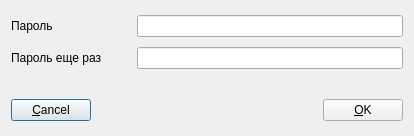
<?xml version="1.0" encoding="UTF-8"?>
<ui version="4.0">
 <class>ChangePasswordDialog</class>
 <widget class="QDialog" name="ChangePasswordDialog">
  <property name="geometry">
   <rect>
    <x>0</x>
    <y>0</y>
    <width>414</width>
    <height>136</height>
   </rect>
  </property>
  <property name="windowTitle">
   <string>Изменить пароль</string>
  </property>
  <property name="windowIcon">
   <iconset resource="resources.qrc">
    <normaloff>:/money_management.ico</normaloff>:/money_management.ico</iconset>
  </property>
  <layout class="QVBoxLayout" name="verticalLayout">
   <item>
    <layout class="QHBoxLayout" name="horizontalLayout">
     <item>
      <widget class="QLabel" name="lbPassword">
       <property name="minimumSize">
        <size>
         <width>120</width>
         <height>0</height>
        </size>
       </property>
       <property name="text">
        <string>Пароль</string>
       </property>
      </widget>
     </item>
     <item>
      <widget class="QLineEdit" name="lePassword">
       <property name="echoMode">
        <enum>QLineEdit::Password</enum>
       </property>
      </widget>
     </item>
    </layout>
   </item>
   <item>
    <layout class="QHBoxLayout" name="horizontalLayout_2">
     <item>
      <widget class="QLabel" name="lbPasswordAgain">
       <property name="minimumSize">
        <size>
         <width>120</width>
         <height>0</height>
        </size>
       </property>
       <property name="text">
        <string>Пароль еще раз</string>
       </property>
      </widget>
     </item>
     <item>
      <widget class="QLineEdit" name="lePasswordAgain">
       <property name="echoMode">
        <enum>QLineEdit::Password</enum>
       </property>
      </widget>
     </item>
    </layout>
   </item>
   <item>
    <layout class="QHBoxLayout" name="horizontalLayout_3">
     <property name="topMargin">
      <number>20</number>
     </property>
     <item>
      <widget class="QPushButton" name="btnCancel">
       <property name="text">
        <string>&amp;Cancel</string>
       </property>
      </widget>
     </item>
     <item>
      <spacer name="horizontalSpacer">
       <property name="orientation">
        <enum>Qt::Horizontal</enum>
       </property>
       <property name="sizeHint" stdset="0">
        <size>
         <width>40</width>
         <height>20</height>
        </size>
       </property>
      </spacer>
     </item>
     <item>
      <widget class="QPushButton" name="btnOK">
       <property name="text">
        <string>&amp;OK</string>
       </property>
      </widget>
     </item>
    </layout>
   </item>
  </layout>
 </widget>
 <resources>
  <include location="resources.qrc"/>
 </resources>
 <connections>
  <connection>
   <sender>btnCancel</sender>
   <signal>clicked()</signal>
   <receiver>ChangePasswordDialog</receiver>
   <slot>reject()</slot>
   <hints>
    <hint type="sourcelabel">
     <x>89</x>
     <y>163</y>
    </hint>
    <hint type="destinationlabel">
     <x>286</x>
     <y>274</y>
    </hint>
   </hints>
  </connection>
 </connections>
</ui>
